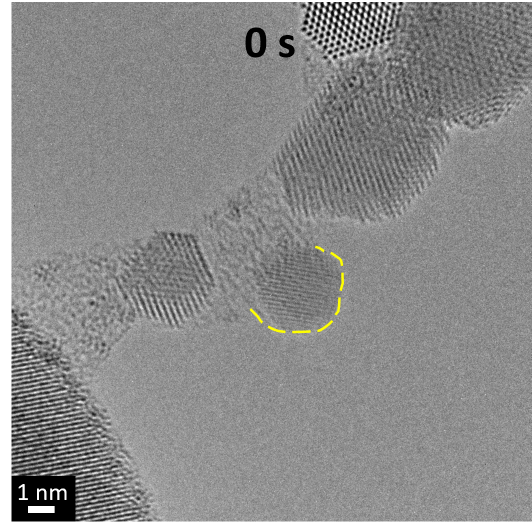
#> input picture Verteidigung/0_W.png, 1063 x 1044 px (shown at 1/2 size); its folder holds only this picture in this run
$ python make_movie.py
#> lines starting #> are read from the running program, lines starting #| are printed output that depends on the picture
"""
make_movie.py
Creates stabilised animated GIF + MP4 for two TEM image sequences:
  • W  sequence : 0_W.png,  2_W.png  … 18_W.png
  • WO sequence : 0s_WO.png, 2s_WO.png … 20s_WO.png
"""

import os
import matplotlib
matplotlib.use("Agg")
import matplotlib.pyplot as plt
import matplotlib.animation as animation
from PIL import Image
import numpy as np
from scipy.ndimage import shift as nd_shift

FOLDER = os.path.dirname(os.path.abspath(__file__))

# ── sequences to process ─────────────────────────────────────────────────────
SEQUENCES = [
    {
        "name"   : "W",
        "steps"  : list(range(0, 19, 2)),          # 0,2,4…18
        "pattern": lambda t: f"{t}_W.png",
        "label"  : lambda t: f"{t} s",
        "gif1"   : "TEM_sequence_W.gif",
        "gif2"   : "TEM_sequence_W_mpl.gif",
        "mp4"    : "TEM_sequence_W.mp4",
    },
    {
        "name"   : "WO",
        "steps"  : list(range(0, 21, 2)),          # 0,2,4…20
        "pattern": lambda t: f"{t}s_WO.png",
        "label"  : lambda t: f"{t} s",
        "gif1"   : "TEM_sequence_WO.gif",
        "gif2"   : "TEM_sequence_WO_mpl.gif",
        "mp4"    : "TEM_sequence_WO.mp4",
    },
]

# ── stabilisation helpers ────────────────────────────────────────────────────
def phase_align(ref_gray, img_gray, max_shift=40):
    h, w = ref_gray.shape
    ch, cw = int(h * 0.6), int(w * 0.6)
    y0, x0 = (h - ch) // 2, (w - cw) // 2
    r = ref_gray[y0:y0+ch, x0:x0+cw].astype(float)
    g = img_gray[y0:y0+ch, x0:x0+cw].astype(float)
    win = np.outer(np.hanning(ch), np.hanning(cw))
    r *= win;  g *= win
    R = np.fft.fft2(r);  I = np.fft.fft2(g)
    cross = R * np.conj(I)
    cross /= (np.abs(cross) + 1e-10)
    cc = np.abs(np.fft.ifft2(cross))
    cc_roll = np.fft.fftshift(cc)
    cy, cx = ch // 2, cw // 2
    search = cc_roll[cy-max_shift:cy+max_shift+1,
                     cx-max_shift:cx+max_shift+1]
    idx = np.unravel_index(np.argmax(search), search.shape)
    return float(idx[0] - max_shift), float(idx[1] - max_shift)

def align_sequence(images):
    min_h = min(im.shape[0] for im in images)
    min_w = min(im.shape[1] for im in images)
    images = [im[:min_h, :min_w] for im in images]
    ref = np.mean(images[0], axis=2).astype(float)
    aligned = [images[0]]
    for i, img in enumerate(images[1:], 1):
        gray = np.mean(img, axis=2).astype(float)
        dy, dx = phase_align(ref, gray)
        print(f"  frame {i}: shift = ({dy:+.1f}, {dx:+.1f}) px")
        corrected = np.stack(
            [nd_shift(img[:, :, c], (dy, dx), mode="nearest") for c in range(3)],
            axis=2
        ).clip(0, 255).astype(np.uint8)
        aligned.append(corrected)
    return aligned

# ── GIF / MP4 writers ────────────────────────────────────────────────────────
def save_gif_pil(imgs, path, duration_ms=600):
    pil = [Image.fromarray(im) for im in imgs]
    dur = [duration_ms] * len(pil);  dur[-1] *= 3
    pil[0].save(path, save_all=True, append_images=pil[1:],
                loop=0, duration=dur, optimize=False)
    print(f"  GIF  → {os.path.basename(path)}")

def save_gif_mpl(imgs, labels, path, fps=1.5):
    fig, ax = plt.subplots(figsize=(5, 5), dpi=150)
    fig.patch.set_facecolor("black");  ax.axis("off")
    im_obj = ax.imshow(imgs[0], animated=True)
    ttl    = ax.set_title(labels[0], color="white", fontsize=16,
                          fontweight="bold", loc="right", pad=8)
    def update(i):
        im_obj.set_data(imgs[i]);  ttl.set_text(labels[i])
        return im_obj, ttl
    ani = animation.FuncAnimation(fig, update, frames=len(imgs),
                                  interval=int(1000/fps), blit=True, repeat=True)
    ani.save(path, writer="pillow", fps=fps, dpi=150)
    plt.close(fig)
    print(f"  GIF  → {os.path.basename(path)}")

def save_mp4(imgs, labels, path, fps=2):
    fig, ax = plt.subplots(figsize=(5, 5), dpi=150)
    fig.patch.set_facecolor("black");  ax.axis("off")
    im_obj = ax.imshow(imgs[0], animated=True)
    ttl    = ax.set_title(labels[0], color="white", fontsize=16,
                          fontweight="bold", loc="right", pad=8)
    def update(i):
        im_obj.set_data(imgs[i]);  ttl.set_text(labels[i])
        return im_obj, ttl
    ani = animation.FuncAnimation(fig, update, frames=len(imgs),
                                  interval=int(1000/fps), blit=True, repeat=True)
    try:
        Writer = animation.FFMpegWriter(fps=fps, bitrate=2000,
                                        extra_args=["-vcodec","libx264",
                                                    "-pix_fmt","yuv420p"])
        ani.save(path, writer=Writer, dpi=150)
        print(f"  MP4  → {os.path.basename(path)}")
    except Exception as e:
        print(f"  MP4 skipped (ffmpeg not found): {e}")
    plt.close(fig)

# ── main loop ────────────────────────────────────────────────────────────────
for seq in SEQUENCES:
    print(f"\n=== Processing sequence: {seq['name']} ===")
    fpaths = [os.path.join(FOLDER, seq["pattern"](t)) for t in seq["steps"]]
    fpaths = [f for f in fpaths if os.path.exists(f)]
    if not fpaths:
        print("  No files found, skipping."); continue
    steps_found = [seq["steps"][i] for i, f in
                   enumerate([os.path.join(FOLDER, seq["pattern"](t))
                               for t in seq["steps"]]) if os.path.exists(f)]
    labels = [seq["label"](t) for t in steps_found]
    imgs_raw = [np.array(Image.open(f).convert("RGB")) for f in fpaths]
#> imgs_raw = 1 item
    print(f"  Aligning {len(imgs_raw)} frames …")
#|   Aligning 1 frames …
    imgs = align_sequence(imgs_raw)
#> in align_sequence, `min_h = min(im.shape[0] for im in images)`: min_h = 1044
#> in align_sequence, `min_w = min(im.shape[1] for im in images)`: min_w = 1063
#> in align_sequence, `images = [im[:min_h, :min_w] for im in images]`: images = 1 item
#> in align_sequence, `ref = np.mean(images[0], axis=2).astype(float)`:
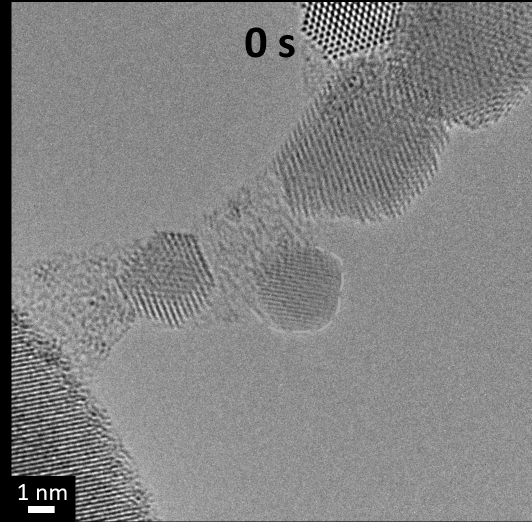
#> ref: shape (1044, 1063) float64 (shown at 1/2 size); min 0, max 255, mean 131.1
#> imgs = 1 item
    save_gif_pil(imgs, os.path.join(FOLDER, seq["gif1"]))
#> in save_gif_pil, `dur = [duration_ms] * len(pil)`: dur = [600]
#> in save_gif_pil, `pil[0].save(path, save_all=True, append_images=pil[1:], loop=0, durati..`:
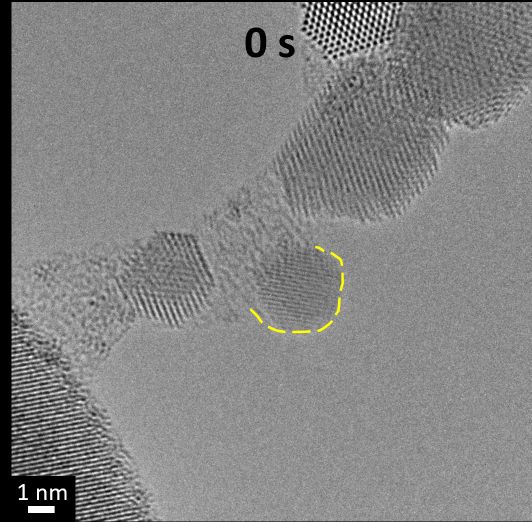
#> saved as TEM_sequence_W.gif: PIL image 1063x1044 RGB (shown at 1/2 size); mean R, G, B 131.2, 131.2, 130.9
    save_gif_mpl(imgs, labels, os.path.join(FOLDER, seq["gif2"]))
#> in save_gif_mpl, `ani.save(path, writer="pillow", fps=fps, dpi=150)`:
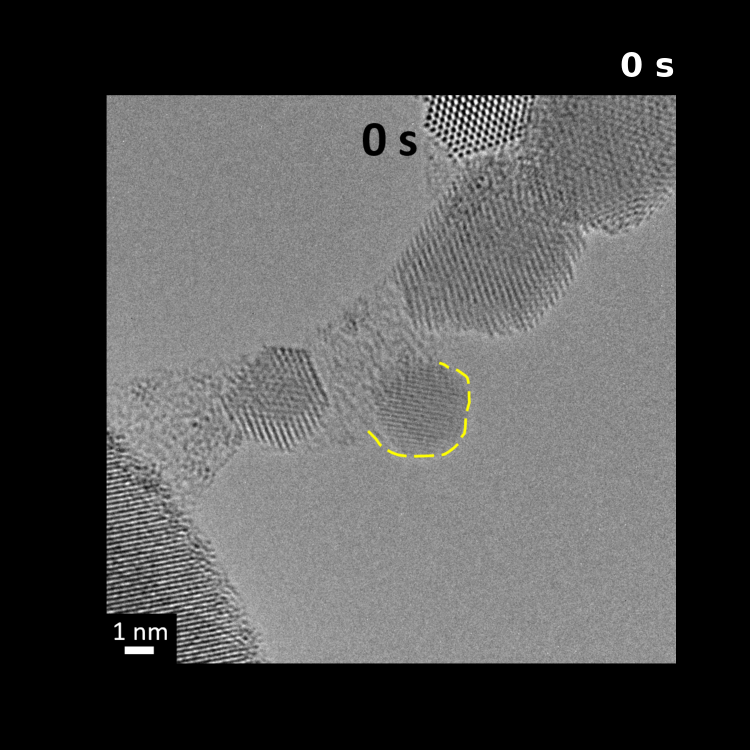
#> saved as TEM_sequence_W_mpl.gif: PIL image 750x750 RGBA; mean R, G, B, A 77.5, 77.5, 77.3, 255
    save_mp4    (imgs, labels, os.path.join(FOLDER, seq["mp4"]))

print("\nDone.")
